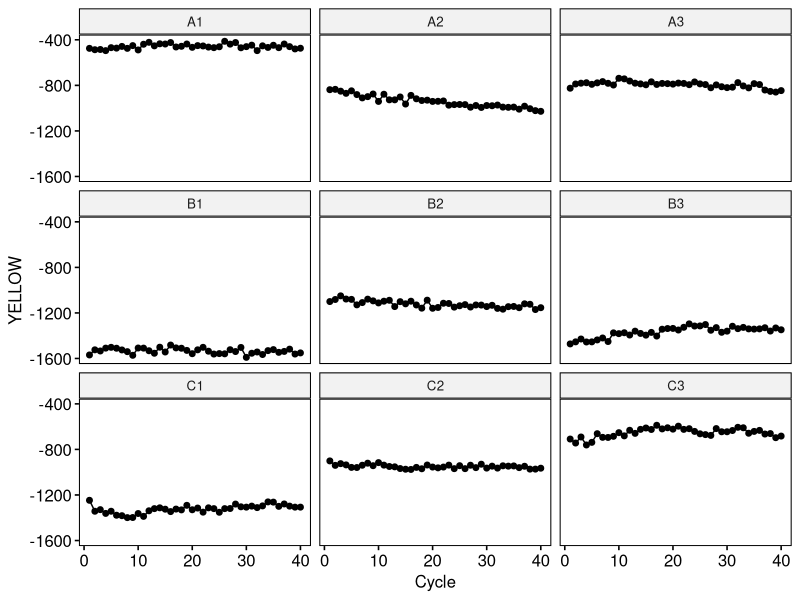
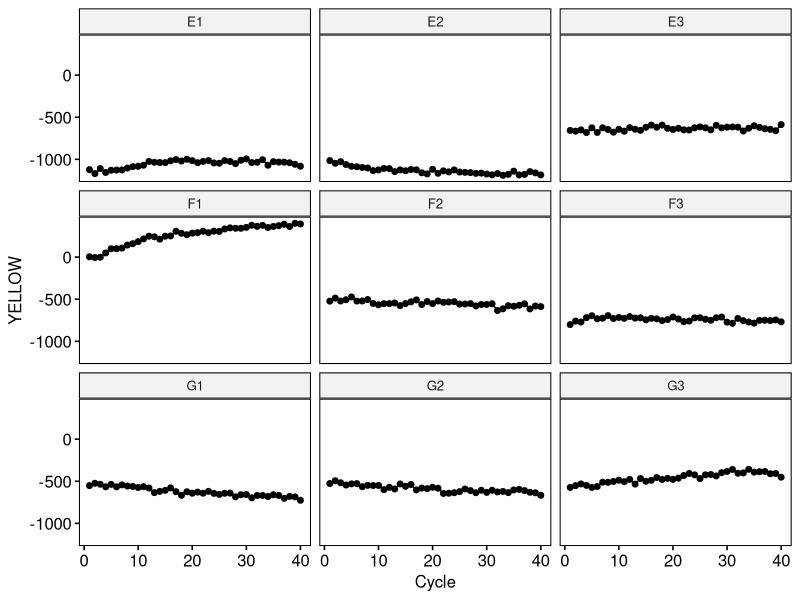
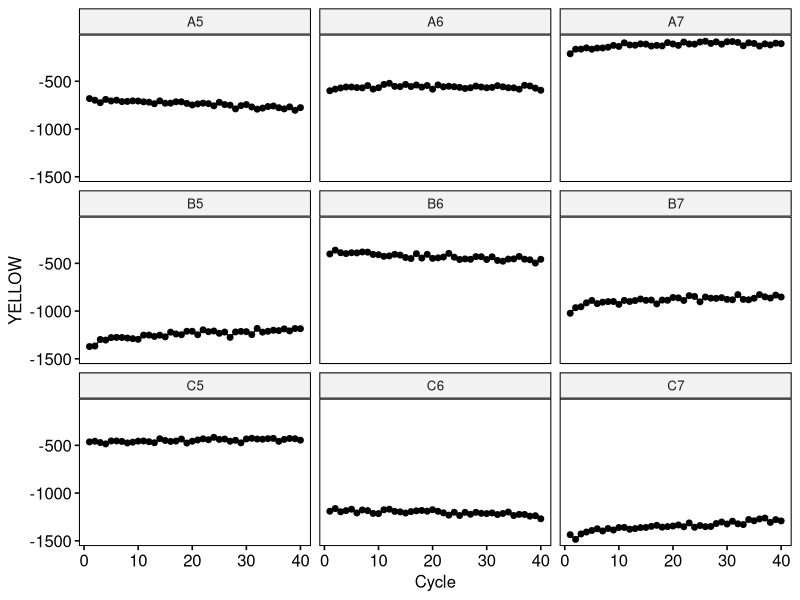
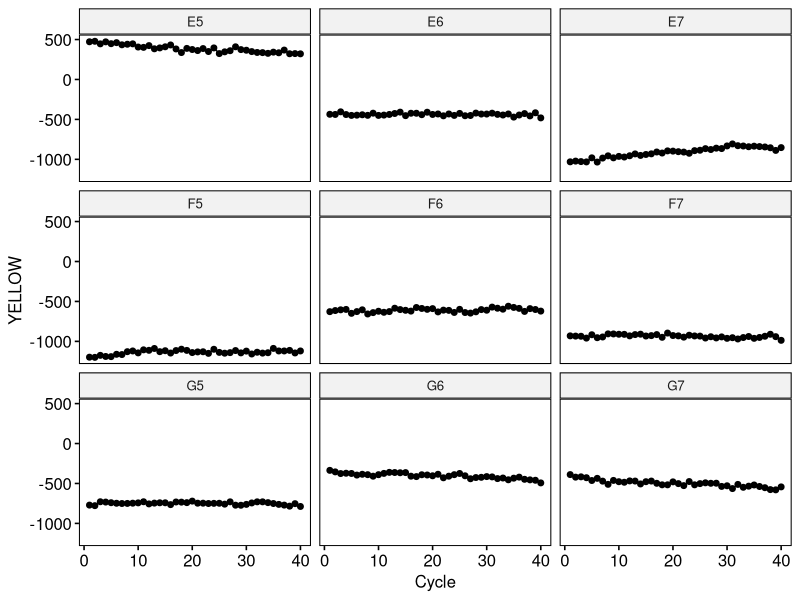
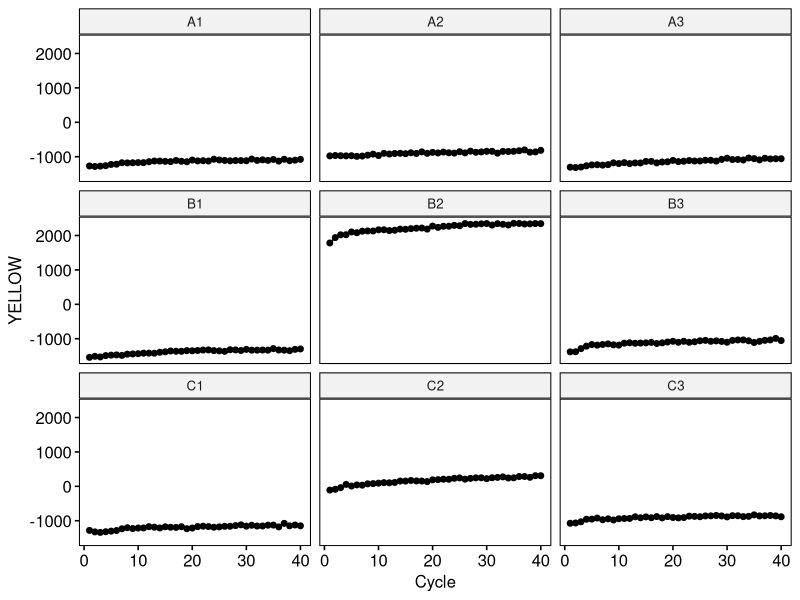
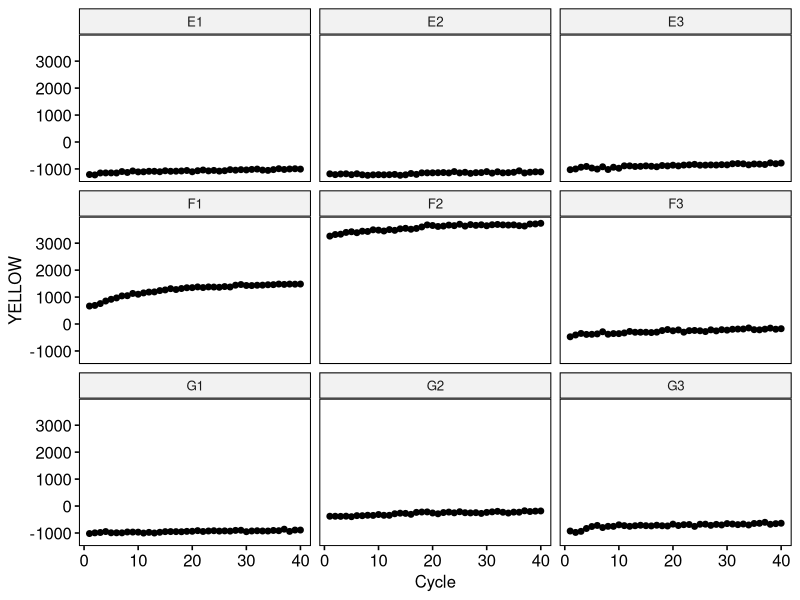
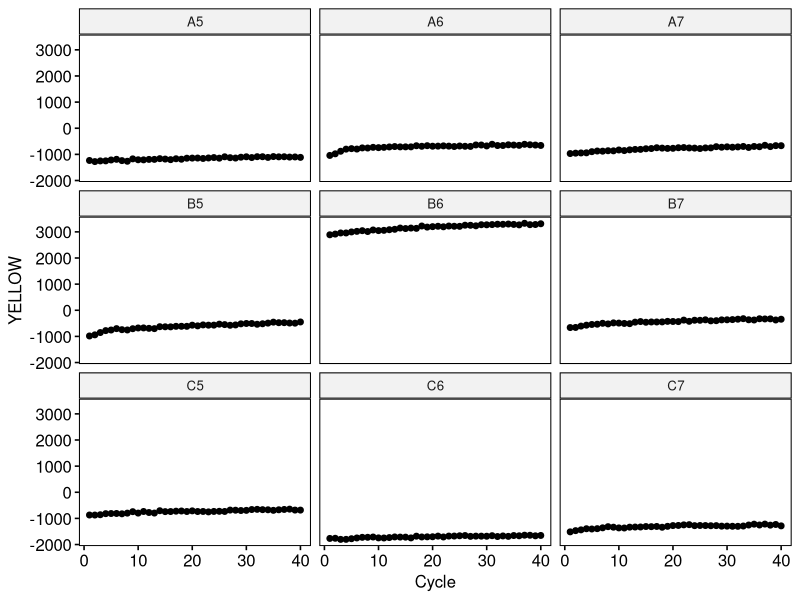
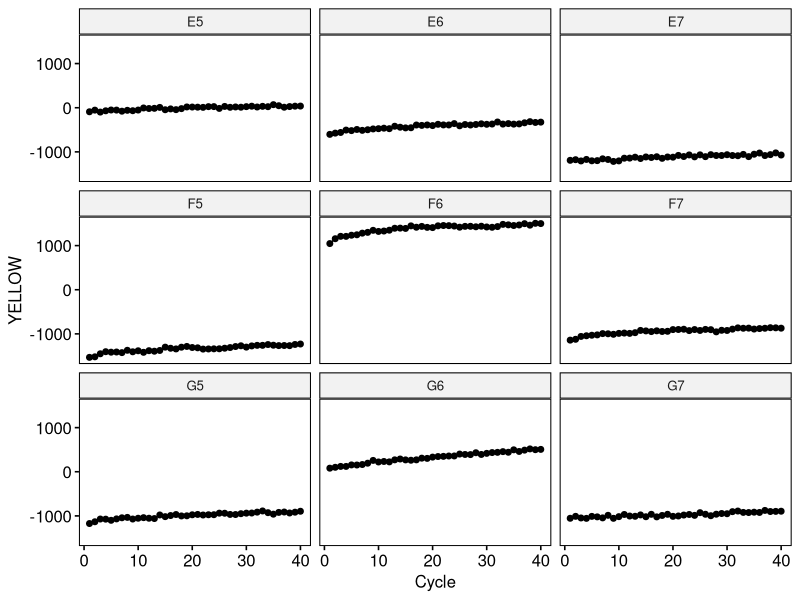

Write the R code that produced these figures, in order.
setwd("~/Desktop/Tic-Tac-Toe game/")

turn0Data<-read.delim('Raw Data/TicTac Toe_data_turn0.txt', stringsAsFactors = FALSE)
turn0Data$YELLOW<- as.numeric(turn0Data$YELLOW)


game1<-c('A1','B1','C1','A2','B2','C2','A3','B3','C3')
game2<-c('E1','F1','G1','E2','F2','G2','E3','F3','G3')
game3<-c('A5','B5','C5','A6','B6','C6','A7','B7','C7')
game4<-c('E5','F5','G5','E6','F6','G6','E7','F7','G7')

#e6positive<-c('C10','C11','C12')


library(ggpubr)


ggline(turn0Data[turn0Data$Well %in% game1,],x='Cycle',y='YELLOW',facet.by = 'Well')
ggline(turn0Data[turn0Data$Well %in% game2,],x='Cycle',y='YELLOW',facet.by = 'Well')
ggline(turn0Data[turn0Data$Well %in% game3,],x='Cycle',y='YELLOW',facet.by = 'Well')
ggline(turn0Data[turn0Data$Well %in% game4,],x='Cycle',y='YELLOW',facet.by = 'Well')


#next run
turn1Data<-read.delim('Raw Data/TicTac Toe_data_turn1.txt', stringsAsFactors = FALSE)
turn1Data$YELLOW<- as.numeric(turn1Data$YELLOW)

ggline(turn1Data[turn1Data$Well %in% game1,],x='Cycle',y='YELLOW',facet.by = 'Well')
ggline(turn1Data[turn1Data$Well %in% game2,],x='Cycle',y='YELLOW',facet.by = 'Well')
ggline(turn1Data[turn1Data$Well %in% game3,],x='Cycle',y='YELLOW',facet.by = 'Well')
ggline(turn1Data[turn1Data$Well %in% game4,],x='Cycle',y='YELLOW',facet.by = 'Well')


#next turn
turn2Data<-read.delim('Raw Data/TicTac Toe_data_turn2.txt', stringsAsFactors = FALSE)
turn2Data$YELLOW<- as.numeric(turn2Data$YELLOW)

ggline(turn2Data[turn2Data$Well %in% game1,],x='Cycle',y='YELLOW',facet.by = 'Well')
ggline(turn2Data[turn2Data$Well %in% game2,],x='Cycle',y='YELLOW',facet.by = 'Well')
ggline(turn2Data[turn2Data$Well %in% game3,],x='Cycle',y='YELLOW',facet.by = 'Well')
ggline(turn2Data[turn2Data$Well %in% game4,],x='Cycle',y='YELLOW',facet.by = 'Well')



#next turn
turn3Data<-read.delim('Raw Data/TicTac Toe_data_turn3.txt', stringsAsFactors = FALSE)
turn3Data$YELLOW<- as.numeric(turn3Data$YELLOW)

ggline(turn3Data[turn3Data$Well %in% game1,],x='Cycle',y='YELLOW',facet.by = 'Well')
ggline(turn3Data[turn3Data$Well %in% game2,],x='Cycle',y='YELLOW',facet.by = 'Well')
ggline(turn3Data[turn3Data$Well %in% game3,],x='Cycle',y='YELLOW',facet.by = 'Well')
ggline(turn3Data[turn3Data$Well %in% game4,],x='Cycle',y='YELLOW',facet.by = 'Well')


#next turn
turn4Data<-read.delim('Raw Data/TicTac Toe_data_turn4.txt', stringsAsFactors = FALSE)
turn4Data$YELLOW<- as.numeric(turn4Data$YELLOW)

ggline(turn4Data[turn3Data$Well %in% game1,],x='Cycle',y='YELLOW',facet.by = 'Well')
ggline(turn4Data[turn3Data$Well %in% game2,],x='Cycle',y='YELLOW',facet.by = 'Well')
ggline(turn4Data[turn3Data$Well %in% game3,],x='Cycle',y='YELLOW',facet.by = 'Well')
ggline(turn4Data[turn3Data$Well %in% game4,],x='Cycle',y='YELLOW',facet.by = 'Well')



multiData<-rbind(cbind(turn0Data,Turn='Turn0'),cbind(turn1Data,Turn='Turn1'),cbind(turn2Data,Turn='Turn2'),cbind(turn3Data,Turn='Turn3'),cbind(turn4Data,Turn='Turn4'))

ggline(multiData[multiData$Well %in% game1,],x='Cycle',y='YELLOW',facet.by = 'Well',color='Turn',title='Game1')
ggline(multiData[multiData$Well %in% game2,],x='Cycle',y='YELLOW',facet.by = 'Well',color='Turn',title='Game2')
ggline(multiData[multiData$Well %in% game3,],x='Cycle',y='YELLOW',facet.by = 'Well',color='Turn',title='Game3')
ggline(multiData[multiData$Well %in% game4,],x='Cycle',y='YELLOW',facet.by = 'Well',color='Turn',title='Game4')


multiData$Cycle<-as.numeric(multiData$Cycle)
multiData[multiData$Turn=='Turn0',]$Cycle
multiData[multiData$Turn=='Turn1',]$Cycle<-multiData[multiData$Turn=='Turn1',]$Cycle+60
multiData[multiData$Turn=='Turn2',]$Cycle<-multiData[multiData$Turn=='Turn2',]$Cycle+120
multiData[multiData$Turn=='Turn3',]$Cycle<-multiData[multiData$Turn=='Turn3',]$Cycle+180
multiData[multiData$Turn=='Turn4',]$Cycle<-multiData[multiData$Turn=='Turn4',]$Cycle+240

p1<-ggline(multiData[multiData$Well %in% game1,],x='Cycle',y='YELLOW',facet.by = 'Well',color='Turn',title='Game1') 
p2<-ggline(multiData[multiData$Well %in% game2,],x='Cycle',y='YELLOW',facet.by = 'Well',color='Turn',title='Game2')
p3<-ggline(multiData[multiData$Well %in% game3,],x='Cycle',y='YELLOW',facet.by = 'Well',color='Turn',title='Game3') 
p4<-ggline(multiData[multiData$Well %in% game4,],x='Cycle',y='YELLOW',facet.by = 'Well',color='Turn',title='Game4')

library(gridExtra)
grid.arrange(p1, p2, p3, p4, nrow=2)
